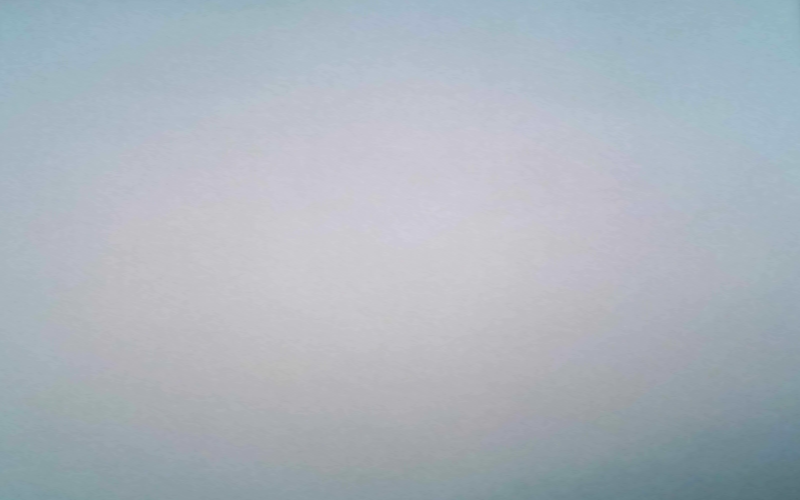
#> input picture Aplicativos/BEST_APP/IMG_.png, 800 x 500 px
$ python -i processamentoDeImagem.py   (imports and definitions only)
#> lines starting #> are read from the running program, lines starting #| are printed output that depends on the picture
from PIL import Image


# abre image e faz o tratamento e padronização
def open_image(arq):
#> called with arq = 'IMG_.png'
    im = Image.open(arq).convert(mode='L', matrix=None, dither=None, palette=0, colors=256)
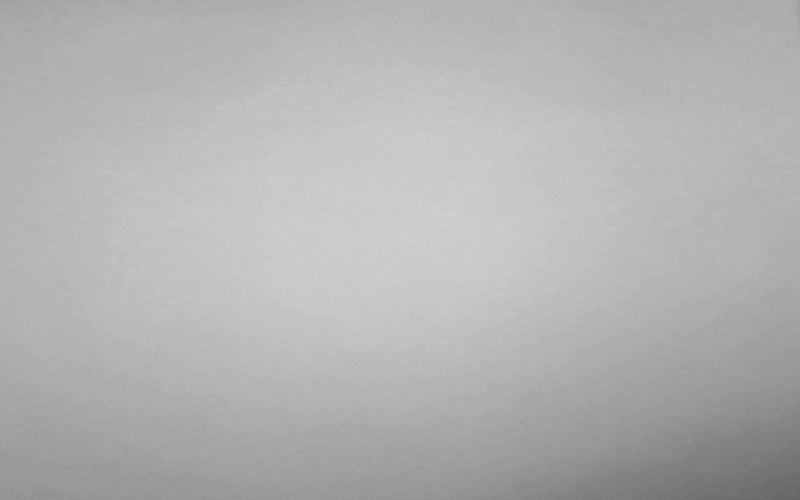
#> im: PIL image 800x500 L; min 99, max 209, mean 179
    l, h = im.size
#> l = 800; h = 500
    if l < h:
        im = im.rotate(angle=90, resample=0, expand=True, center=None, translate=None, fillcolor=None)
    l, h = im.size
    h_cut = int((h / 2) * 0.1)
#> h_cut = 25
    l_cut = int((l / 2) * 0.1)
#> l_cut = 40
    im = im.crop(box=(l_cut, h_cut, l - l_cut, h - h_cut))
#> im: PIL image 720x450 L
    im = im.resize((5376, 3024), resample=Image.BICUBIC, box=None)
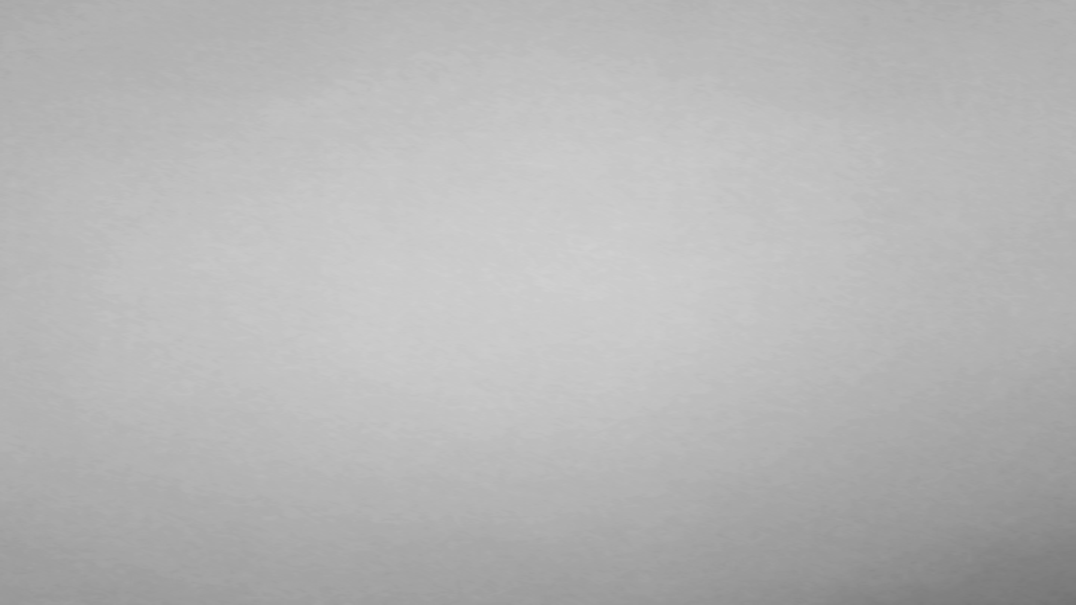
#> im: PIL image 5376x3024 L (shown at 1/5 size); min 115, max 209, mean 182.6
    return im

# recebe a imagem e retorna o vetor de caracteristicas de cor da imagem


def histogram(file):
    im = open_image(arq=file)
    im = im.getchannel(channel=0)
    h = im.histogram(mask=None, extrema=None)
#> h = 256 values, max 731389 at index 184, min 0 at index 0, mean 63504
    return h

>>> result = histogram('IMG_.png')
#> result has the same summary as h in histogram
